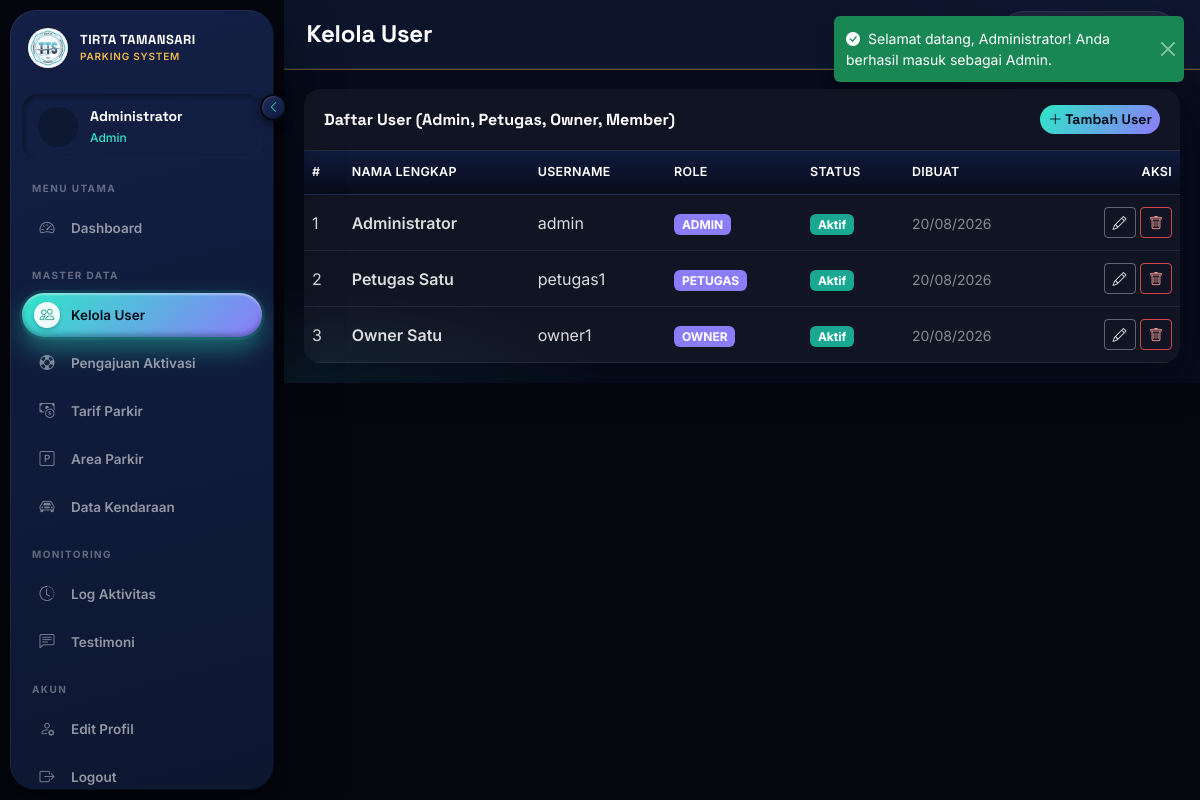
The page /admin/kelola_user.php (signed in) on the database its author committed.
### tables this page shows
CREATE TABLE tb_user (
    id_user       INT UNSIGNED AUTO_INCREMENT PRIMARY KEY,
    nama_lengkap  VARCHAR(150)        NOT NULL,
    username      VARCHAR(50)         NOT NULL UNIQUE,
    password      VARCHAR(255)        NOT NULL,    
    role          ENUM('admin','petugas','owner','member') NOT NULL,
    status_aktif  TINYINT(1)          NOT NULL DEFAULT 1,
    foto          VARCHAR(255)        NULL,
    created_at    TIMESTAMP           NOT NULL DEFAULT CURRENT_TIMESTAMP
);

### admin/kelola_user.php (the view, shortened to what this page needs)
<?php
require_once __DIR__ . '/../config/koneksi.php';
$page_title = 'Kelola User';
$users = $koneksi->query("SELECT * FROM tb_user ORDER BY role, nama_lengkap")->fetchAll();
include __DIR__ . '/template/header.php';
?>
<div class="card card-tirta">
    <div class="card-header d-flex justify-content-between align-items-center">
        <span>Daftar User (Admin, Petugas, Owner, Member)</span>
        <button class="btn btn-tirta btn-sm" data-bs-toggle="modal" data-bs-target="#modalTambah">
            <i class="bi bi-plus-lg"></i> Tambah User
        </button>
    </div>
    <div class="card-body p-0">
        <div class="table-responsive">
        <table class="table align-middle mb-0">
            <thead><tr><th>#</th><th>Nama Lengkap</th><th>Username</th><th>Role</th><th>Status</th><th>Dibuat</th><th class="text-end">Aksi</th></tr></thead>
            <tbody>
            <?php foreach ($users as $i => $u): ?>
                <tr>
                    <td><?= $i + 1 ?></td>
                    <td class="fw-semibold"><?= htmlspecialchars($u['nama_lengkap']) ?></td>
                    <td><?= htmlspecialchars($u['username']) ?></td>
                    <td><span class="badge bg-secondary text-uppercase"><?= $u['role'] ?></span></td>
                    <td>
                        <?php if ($u['status_aktif']): ?>
                            <span class="badge bg-success">Aktif</span>
                        <?php else: ?>
                            <span class="badge bg-danger">Nonaktif</span>
                        <?php endif; ?>
                    </td>
                    <td><small class="text-muted"><?= date('d/m/Y', strtotime($u['created_at'])) ?></small></td>
                    <td class="text-end">
                        <button class="btn btn-sm btn-outline-secondary" data-bs-toggle="modal"
                                data-bs-target="#modalEdit<?= $u['id_user'] ?>"><i class="bi bi-pencil"></i></button>
                        <a href="?hapus=<?= $u['id_user'] ?>" class="btn btn-sm btn-outline-danger btn-hapus-konfirmasi"><i class="bi bi-trash"></i></a>
                    </td>
                </tr>
            <?php endforeach; ?>
            </tbody>
        </table>
        </div>
    </div>
</div>
<?php include __DIR__ . '/template/footer.php'; ?>

### admin/template/header.php (shortened to what this page needs)
<?php
$namaTopbar = !empty($_SESSION['nama_lengkap']) ? $_SESSION['nama_lengkap'] : ($_SESSION['username'] ?? 'User');
$roleTopbar = !empty($_SESSION['role']) ? ucfirst($_SESSION['role']) : 'Admin';
?>
<!DOCTYPE html>
<html lang="id">
<head>
    <link href="https://cdn.jsdelivr.net/npm/bootstrap@5.3.3/dist/css/bootstrap.min.css" rel="stylesheet">
    <link rel="stylesheet" href="https://cdn.jsdelivr.net/npm/bootstrap-icons@1.11.3/font/bootstrap-icons.css">
    <link rel="stylesheet" href="<?= BASE_URL ?>assets/css/style.css">
</head>
<body>
<?php if (function_exists('tampilkanNotifikasiLogin')) tampilkanNotifikasiLogin(); ?>
<div class="app-wrapper">
    <?php include __DIR__ . '/sidebar_admin.php'; ?>
    <div class="main-content">
        <div class="tp-topbar">
            <div class="d-flex align-items-center gap-3">
                <h1 class="page-title fs-4"><?= isset($page_title) ? htmlspecialchars($page_title) : 'Dashboard' ?></h1>
            </div>
            <div class="dropdown">
                <div class="user-chip" role="button" data-bs-toggle="dropdown">
                    <div class="avatar-mini">
                        <span class="avatar-fallback" style="<?= $fotoAdmin ? 'display:none;' : 'display:flex;' ?>">
                        </span>
                    </div>
                    <div class="user-chip-text">
                        <strong><?= htmlspecialchars($namaTopbar) ?></strong>
                        <small><?= htmlspecialchars($roleTopbar) ?></small>
                    </div>
                </div>
            </div>
        </div>
        <div class="tp-body">

### config/koneksi.php (shortened to what this page needs)
<?php
function tampilkanNotifikasiLogin() {
    $notif  = $_SESSION['notif_login'];
    $pesan  = htmlspecialchars($notif['pesan'] ?? '', ENT_QUOTES);
    $tipe   = $notif['tipe'] ?? 'success';
    $warnaBg = [
        'success' => 'bg-success',
        'danger'  => 'bg-danger',
        'warning' => 'bg-warning',
        'info'    => 'bg-info',
    ][$tipe] ?? 'bg-success';
    $icon = [
        'success' => 'bi-check-circle-fill',
        'danger'  => 'bi-x-circle-fill',
        'warning' => 'bi-exclamation-triangle-fill',
        'info'    => 'bi-info-circle-fill',
    ][$tipe] ?? 'bi-check-circle-fill';
    echo '
<div class="toast-container position-fixed top-0 end-0 p-3" style="z-index: 1090;">
    <div id="toastLoginNotif" class="toast align-items-center text-white ' . $warnaBg . ' border-0 show" role="alert" aria-live="assertive" aria-atomic="true">
        <div class="d-flex">
            <div class="toast-body">
                <i class="bi ' . $icon . ' me-2"></i>' . $pesan . '
            </div>
            <button type="button" class="btn-close btn-close-white me-2 m-auto" data-bs-dismiss="toast" aria-label="Close"></button>
        </div>
    </div>
</div>
<script>
document.addEventListener("DOMContentLoaded", function () {
    var elToastLogin = document.getElementById("toastLoginNotif");
    if (elToastLogin && window.bootstrap) {
        var toastLogin = new bootstrap.Toast(elToastLogin, { delay: 4000 });
        toastLogin.show();
    }
    if (typeof mainkanSuaraBenar === "function" && typeof mainkanSuaraSalah === "function") {
        (' . (($tipe === 'success') ? 'mainkanSuaraBenar' : 'mainkanSuaraSalah') . ')();
    }
});
</script>';
}

### admin/template/sidebar_admin.php (shortened to what this page needs)
<?php
$current = basename($_SERVER['PHP_SELF']);
if (isset($_SESSION['id_user'])) {
    $stmtFotoAdmin = $koneksi->prepare("SELECT foto FROM tb_user WHERE id_user = ?");
    $stmtFotoAdmin->execute([$_SESSION['id_user']]);
    $rowFotoAdmin = $stmtFotoAdmin->fetch();
    $fotoAdmin = $rowFotoAdmin['foto'] ?? null;
}
$namaSidebar = !empty($_SESSION['nama_lengkap']) ? $_SESSION['nama_lengkap'] : ($_SESSION['username'] ?? 'User');
$roleSidebar = !empty($_SESSION['role']) ? ucfirst($_SESSION['role']) : 'Admin';
?>
<link rel="stylesheet" href="https://cdn.jsdelivr.net/npm/bootstrap-icons@1.11.3/font/bootstrap-icons.min.css">
<div class="tirta-sidebar" id="tirtaSidebar">
    <button type="button" class="sidebar-collapse-btn" id="sidebarCollapseBtn" aria-label="Lipat/buka menu">
        <i class="bi bi-chevron-left"></i>
    </button>
    <div class="tirta-sidebar-scroll">
    <div class="brand">
        <div class="logo-box">
            <img src="<?= BASE_URL ?>img/kolam.jpg" alt="Logo Tirta Tamansari"
                 onerror="this.style.display='none'; this.nextElementSibling.style.display='flex';">
        </div>
        <div class="brand-text">
            <strong>TIRTA TAMANSARI</strong>
            <small>PARKING SYSTEM</small>
        </div>
    </div>
    <a href="<?= BASE_URL ?>admin/edit_profil.php" class="sidebar-profile">
        <div class="avatar-wrap">
        </div>
        <div class="sidebar-profile-info">
            <strong><?= htmlspecialchars($namaSidebar) ?></strong>
            <span class="role-badge"><?= htmlspecialchars($roleSidebar) ?></span>
        </div>
    </a>
    <div class="nav-section">Menu Utama</div>
    <a href="<?= BASE_URL ?>admin/index.php" class="nav-link <?= $current === 'index.php' ? 'active' : '' ?>">
        <span class="icon-box"><i class="bi bi-speedometer2"></i></span> <span>Dashboard</span>
    </a>
    <div class="nav-section">Master Data</div>
    <a href="<?= BASE_URL ?>admin/kelola_user.php" class="nav-link <?= $current === 'kelola_user.php' ? 'active' : '' ?>">
        <span class="icon-box"><i class="bi bi-people"></i></span> <span>Kelola User</span>
    </a>
    <a href="<?= BASE_URL ?>admin/pengajuan_aktivasi.php" class="nav-link <?= $current === 'pengajuan_aktivasi.php' ? 'active' : '' ?>">
        <span class="icon-box"><i class="bi bi-life-preserver"></i></span> <span>Pengajuan Aktivasi</span>
    </a>
    <a href="<?= BASE_URL ?>admin/kelola_tarif.php" class="nav-link <?= $current === 'kelola_tarif.php' ? 'active' : '' ?>">
        <span class="icon-box"><i class="bi bi-cash-coin"></i></span> <span>Tarif Parkir</span>
    </a>
    <a href="<?= BASE_URL ?>admin/kelola_area.php" class="nav-link <?= $current === 'kelola_area.php' ? 'active' : '' ?>">
        <span class="icon-box"><i class="bi bi-p-square"></i></span> <span>Area Parkir</span>
    </a>
    <a href="<?= BASE_URL ?>admin/kelola_kendaraan.php" class="nav-link <?= $current === 'kelola_kendaraan.php' ? 'active' : '' ?>">
        <span class="icon-box"><i class="bi bi-car-front"></i></span> <span>Data Kendaraan</span>
    </a>
    <div class="nav-section">Monitoring</div>
    <a href="<?= BASE_URL ?>admin/log_aktivitas.php" class="nav-link <?= $current === 'log_aktivitas.php' ? 'active' : '' ?>">
        <span class="icon-box"><i class="bi bi-clock-history"></i></span> <span>Log Aktivitas</span>
    </a>
    <a href="<?= BASE_URL ?>admin/testimoni.php" class="nav-link <?= $current === 'testimoni.php' ? 'active' : '' ?>">
        <span class="icon-box"><i class="bi bi-chat-left-text"></i></span> <span>Testimoni</span>
    </a>
    <div class="nav-section">Akun</div>
    <a href="<?= BASE_URL ?>admin/edit_profil.php" class="nav-link <?= $current === 'edit_profil.php' ? 'active' : '' ?>">
        <span class="icon-box"><i class="bi bi-person-gear"></i></span> <span>Edit Profil</span>
    </a>
    <a href="<?= BASE_URL ?>auth/logout.php" class="nav-link">
        <span class="icon-box"><i class="bi bi-box-arrow-right"></i></span> <span>Logout</span>
    </a>
    </div>
</div>

### admin/template/footer.php (shortened to what this page needs)
</div>
</div>
</body>
</html>

### assets/css/style.css (style rules this page uses)
:root { --tirta-dark: #070b1a; --tirta-dark-2: #101b3d; --tirta-teal: #2fe6c8; --tirta-teal-dark: #1ba893; --tirta-aqua-light: #eef1f6; --tirta-gold: #f2b84b; --tirta-accent: #8b7cfa; --tirta-light: #eef1f6; --tirta-muted: #566178; --font-heading: 'Space Grotesk', 'Georgia', serif; --font-body: 'Inter', system-ui, -apple-system, sans-serif; --font-mono: 'IBM Plex Mono', monospace; }
* { box-sizing: border-box; }
body { background: var(--tirta-light); font-family: var(--font-body); color: #0d1b2a; margin: 0; padding: 0; }
h1, h2, h3, h4, h5, h6, .page-title { font-family: var(--font-heading); }
.tirta-topbar, .tp-topbar { background: #ffffff; padding: 16px 30px; display: flex; align-items: center; justify-content: space-between; box-shadow: 0 4px 20px rgba(7, 11, 26, 0.06); position: sticky; top: 0; z-index: 1020; }
.tp-topbar .page-title, h1.page-title { font-size: 1.4rem; color: var(--tirta-dark); margin: 0; }
.tirta-body, .tp-body { padding: 28px; }
:root { --bs-primary: #1ba893; --bs-primary-rgb: 27, 168, 147; --bs-primary-text-emphasis: #0e544a; --bs-primary-bg-subtle: #d9f5f0; --bs-primary-border-subtle: #7fe0cc; --bs-info: #2fe6c8; --bs-info-rgb: 47, 230, 200; --bs-info-text-emphasis: #0e544a; --bs-info-bg-subtle: #e3faf6; --bs-info-border-subtle: #a0f0e2; --bs-warning: #f2b84b; --bs-warning-rgb: 242, 184, 75; --bs-warning-text-emphasis: #7a5410; --bs-warning-bg-subtle: #fdf1dc; --bs-warning-border-subtle: #f6d999; --bs-link-color: #1ba893; --bs-link-hover-color: #158071; --bs-link-color-rgb: 27, 168, 147; }
.card { border: none !important; border-radius: 16px !important; box-shadow: 0 6px 22px rgba(7, 11, 26, 0.08); overflow: hidden; }
.card-header { background: linear-gradient(180deg, #ffffff 0%, #f4f8fb 100%); border-bottom: 1px solid var(--tirta-aqua-light); font-family: var(--font-heading); }
.table thead th { background: linear-gradient(180deg, #101b3d 0%, #070b1a 100%) !important; color: #ffffff !important; border-color: rgba(255, 255, 255, 0.08) !important; font-weight: 600; letter-spacing: .3px; vertical-align: middle; }
.table:not(.table-sm) > :not(caption) > * > * { padding-top: .75rem; padding-bottom: .75rem; }

### rows shown on the page
tb_user: nama_lengkap "Administrator", username "admin", role "ADMIN", status_aktif "Aktif", created_at "20/08/2026"
tb_user: nama_lengkap "Petugas Satu", username "petugas1", role "PETUGAS", status_aktif "Aktif", created_at "20/08/2026"
tb_user: nama_lengkap "Owner Satu", username "owner1", role "OWNER", status_aktif "Aktif", created_at "20/08/2026"

### other values the page prints
$pesan "Selamat datang, Administrator! Anda berhasil masuk sebagai Admin."
$namaSidebar "Administrator"
$roleSidebar "Admin"
$page_title "Kelola User"
